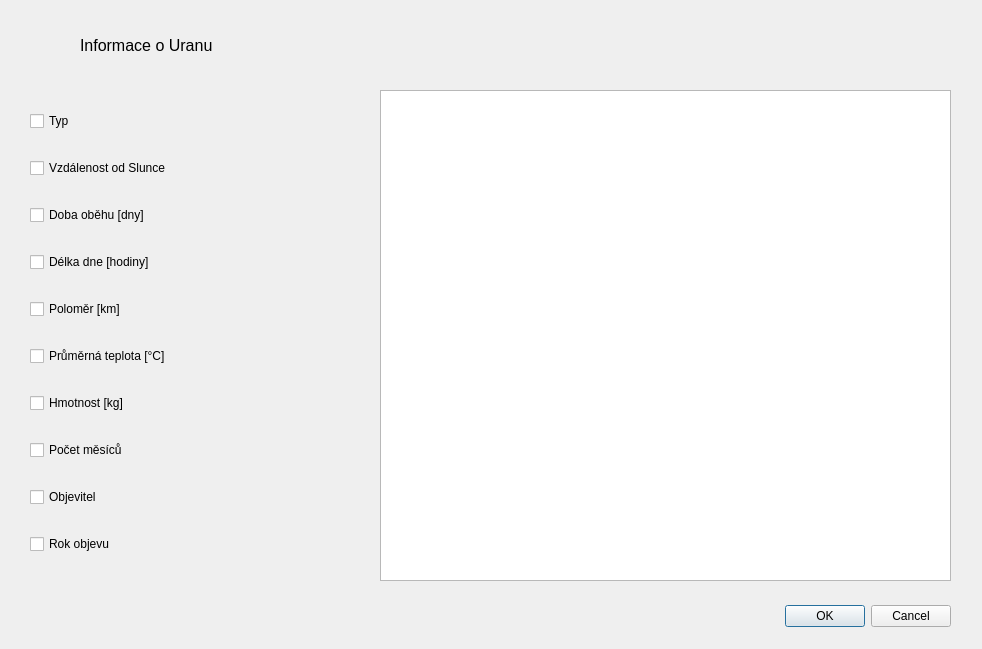
<?xml version="1.0" encoding="UTF-8"?>
<ui version="4.0">
 <class>DialogUran</class>
 <widget class="QDialog" name="DialogUran">
  <property name="geometry">
   <rect>
    <x>0</x>
    <y>0</y>
    <width>982</width>
    <height>649</height>
   </rect>
  </property>
  <property name="windowTitle">
   <string>Dialog</string>
  </property>
  <widget class="QDialogButtonBox" name="buttonBox">
   <property name="geometry">
    <rect>
     <x>610</x>
     <y>600</y>
     <width>341</width>
     <height>32</height>
    </rect>
   </property>
   <property name="orientation">
    <enum>Qt::Horizontal</enum>
   </property>
   <property name="standardButtons">
    <set>QDialogButtonBox::Cancel|QDialogButtonBox::Ok</set>
   </property>
  </widget>
  <widget class="QWidget" name="verticalLayoutWidget">
   <property name="geometry">
    <rect>
     <x>30</x>
     <y>90</y>
     <width>301</width>
     <height>491</height>
    </rect>
   </property>
   <layout class="QVBoxLayout" name="verticalLayout">
    <item>
     <widget class="QCheckBox" name="checkBox_2">
      <property name="text">
       <string>Typ</string>
      </property>
     </widget>
    </item>
    <item>
     <widget class="QCheckBox" name="checkBox_4">
      <property name="text">
       <string>Vzdálenost od Slunce</string>
      </property>
     </widget>
    </item>
    <item>
     <widget class="QCheckBox" name="checkBox_5">
      <property name="text">
       <string>Doba oběhu [dny]</string>
      </property>
     </widget>
    </item>
    <item>
     <widget class="QCheckBox" name="checkBox_8">
      <property name="text">
       <string>Délka dne [hodiny]</string>
      </property>
     </widget>
    </item>
    <item>
     <widget class="QCheckBox" name="checkBox_9">
      <property name="text">
       <string>Poloměr [km]</string>
      </property>
     </widget>
    </item>
    <item>
     <widget class="QCheckBox" name="checkBox_7">
      <property name="text">
       <string>Průměrná teplota [°C]</string>
      </property>
     </widget>
    </item>
    <item>
     <widget class="QCheckBox" name="checkBox_10">
      <property name="text">
       <string>Hmotnost [kg]</string>
      </property>
     </widget>
    </item>
    <item>
     <widget class="QCheckBox" name="checkBox_6">
      <property name="text">
       <string>Počet měsíců</string>
      </property>
     </widget>
    </item>
    <item>
     <widget class="QCheckBox" name="checkBox_3">
      <property name="text">
       <string>Objevitel</string>
      </property>
     </widget>
    </item>
    <item>
     <widget class="QCheckBox" name="checkBox">
      <property name="text">
       <string>Rok objevu</string>
      </property>
     </widget>
    </item>
   </layout>
  </widget>
  <widget class="QLabel" name="label">
   <property name="geometry">
    <rect>
     <x>80</x>
     <y>30</y>
     <width>221</width>
     <height>31</height>
    </rect>
   </property>
   <property name="text">
    <string>&lt;html&gt;&lt;head/&gt;&lt;body&gt;&lt;p&gt;&lt;span style=&quot; font-size:12pt;&quot;&gt;Informace o Uranu&lt;/span&gt;&lt;/p&gt;&lt;/body&gt;&lt;/html&gt;</string>
   </property>
  </widget>
  <widget class="QTableView" name="tableViewUran">
   <property name="geometry">
    <rect>
     <x>380</x>
     <y>90</y>
     <width>571</width>
     <height>491</height>
    </rect>
   </property>
  </widget>
 </widget>
 <resources/>
 <connections>
  <connection>
   <sender>buttonBox</sender>
   <signal>accepted()</signal>
   <receiver>DialogUran</receiver>
   <slot>accept()</slot>
   <hints>
    <hint type="sourcelabel">
     <x>248</x>
     <y>254</y>
    </hint>
    <hint type="destinationlabel">
     <x>157</x>
     <y>274</y>
    </hint>
   </hints>
  </connection>
  <connection>
   <sender>buttonBox</sender>
   <signal>rejected()</signal>
   <receiver>DialogUran</receiver>
   <slot>reject()</slot>
   <hints>
    <hint type="sourcelabel">
     <x>316</x>
     <y>260</y>
    </hint>
    <hint type="destinationlabel">
     <x>286</x>
     <y>274</y>
    </hint>
   </hints>
  </connection>
 </connections>
</ui>
